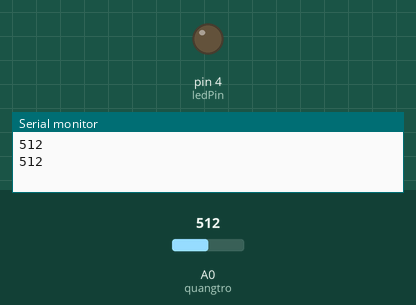
The sketch below on a simulated Arduino Uno, built with avr-gcc and run on an emulated ATmega328P. On the bench: output pins drawn as LEDs (lit = HIGH), the last lines printed to the serial monitor. Inputs (shaded band) come from the test bench; at power-on: A0 (quangtro) = 512.

Above: at 1.8 s.
1.9 s: A0 (quangtro) set to 31
3.4 s: A0 (quangtro) set to 27
At 4.6 s:
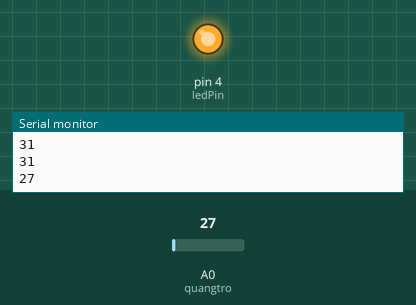
5.5 s: A0 (quangtro) set to 122
At 7.2 s:
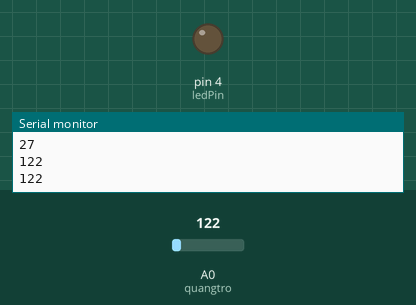
7.5 s: A0 (quangtro) set to 20
At 8.9 s:
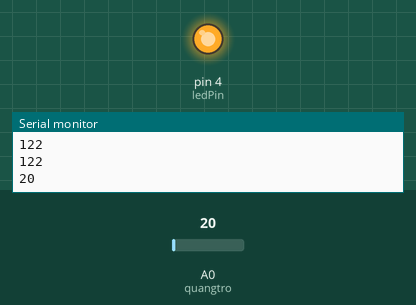
Timing chart, 0 to 10.5 s (numbered marks = the images above; inputs shaded):
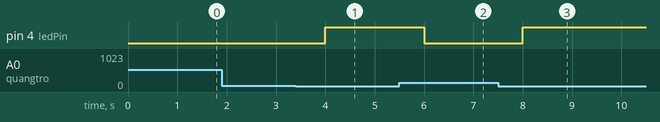

Measured:
- the behaviour switches between 30 and 29 on A0 (quangtro) (found by bisection; images 0 and 1)
- after the input at 3.4 s, pin 4 (ledPin): LOW → HIGH after 0.60 s
- after the input at 5.5 s, pin 4 (ledPin): HIGH → LOW after 0.50 s
- after the input at 7.5 s, pin 4 (ledPin): LOW → HIGH after 0.50 s

The sketch:

quang_tro.ino
```cpp
int quangtro = A0; //Thiết đặt chân analog đọc quang trở
int ledPin=4;
void setup() {
  // Khởi tạo cộng Serial 9600
  Serial.begin(9600);
 pinMode(ledPin, OUTPUT);

}

void loop() {
  int giatriQuangtro = analogRead(quangtro);// đọc giá trị quang trở

  Serial.println(giatriQuangtro); // Xuất giá trị ra Serial Monitor
  if(giatriQuangtro < 30){
  digitalWrite(ledPin, HIGH);
  }
  else
  {
  digitalWrite(ledPin, LOW);
  }
  delay(1000);
}
```
